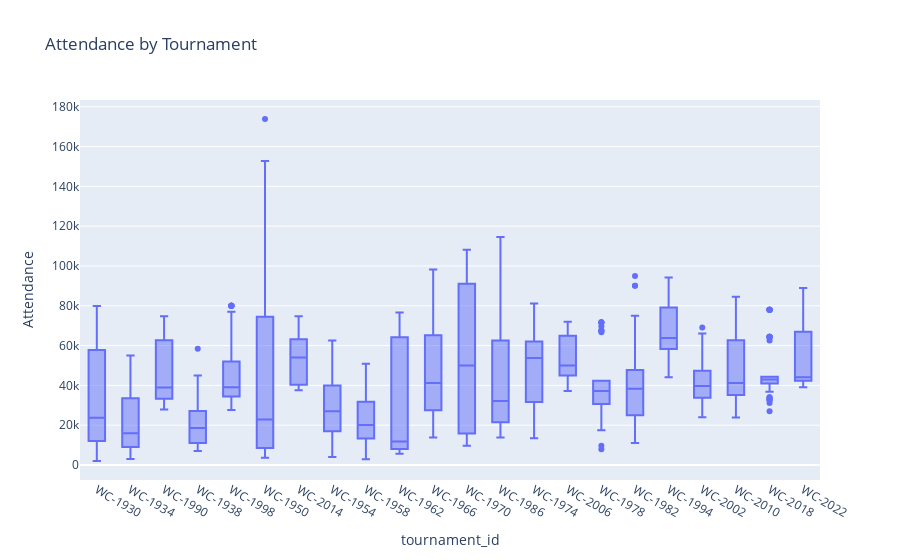

The cell this chart's notebook holds for it:
### Code cell
fig = px.box(matches, x='tournament_id', y='Attendance', title='Attendance by Tournament')
fig.show()

### Figure 1 — Plotly figure (JSON) as saved in the notebook; plotly's stock layout.template omitted (floating-point values rounded to 4 significant figures; data arrays with more than 128 entries replaced by an {"elided": "..."} marker saying what was removed)
{"data": [{"alignmentgroup": "True", "hovertemplate": "tournament_id=%{x}<br>Attendance=%{y}<extra></extra>", "legendgroup": "", "marker": {"color": "#636efa"}, "name": "", "notched": false, "offsetgroup": "", "orientation": "v", "showlegend": false, "type": "box", "x": {"elided": "964 str values"}, "x0": " ", "xaxis": "x", "y": {"elided": "964 int values"}, "y0": " ", "yaxis": "y"}], "layout": {"boxmode": "group", "legend": {"tracegroupgap": 0}, "title": {"text": "Attendance by Tournament"}, "xaxis": {"anchor": "y", "domain": [0, 1], "title": {"text": "tournament_id"}}, "yaxis": {"anchor": "x", "domain": [0, 1], "title": {"text": "Attendance"}}}}
